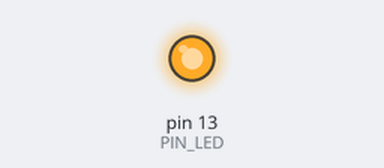
A sketch run on a simulated Arduino Uno, built with avr-gcc and run on an emulated ATmega328P. Shown: output pins drawn as LEDs (lit = HIGH).

Above: at 0.1 s.
Timing chart, 0 to 1.6 s (numbered marks = the images above):
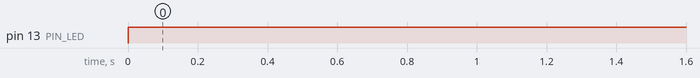

Measured:
- by itself, pin 13 (PIN_LED): LOW → HIGH at 0.00 s

The sketch:

prova_mia_pausa.ino
```cpp
#define PIN_LED 13
#define PAUSA_MS 500

int i;
float ciclims, ciclistandad;


void setup() {
  pinMode(PIN_LED, OUTPUT);
  ciclims = 0;
  ciclistandad = 1000000/7;
  i = 0;
}

void loop() {
  digitalWrite(PIN_LED, HIGH);
  miaPausaMs(PAUSA_MS);
  digitalWrite(PIN_LED, LOW);
  miaPausaMs(PAUSA_MS);
}

void miaPausaMs(int pausaMs) {
	ciclims = ciclistandad*pausaMs;
	for ( i = 0; i < ciclims; i++) {
		asm volatile("nop");
	}
}
```
